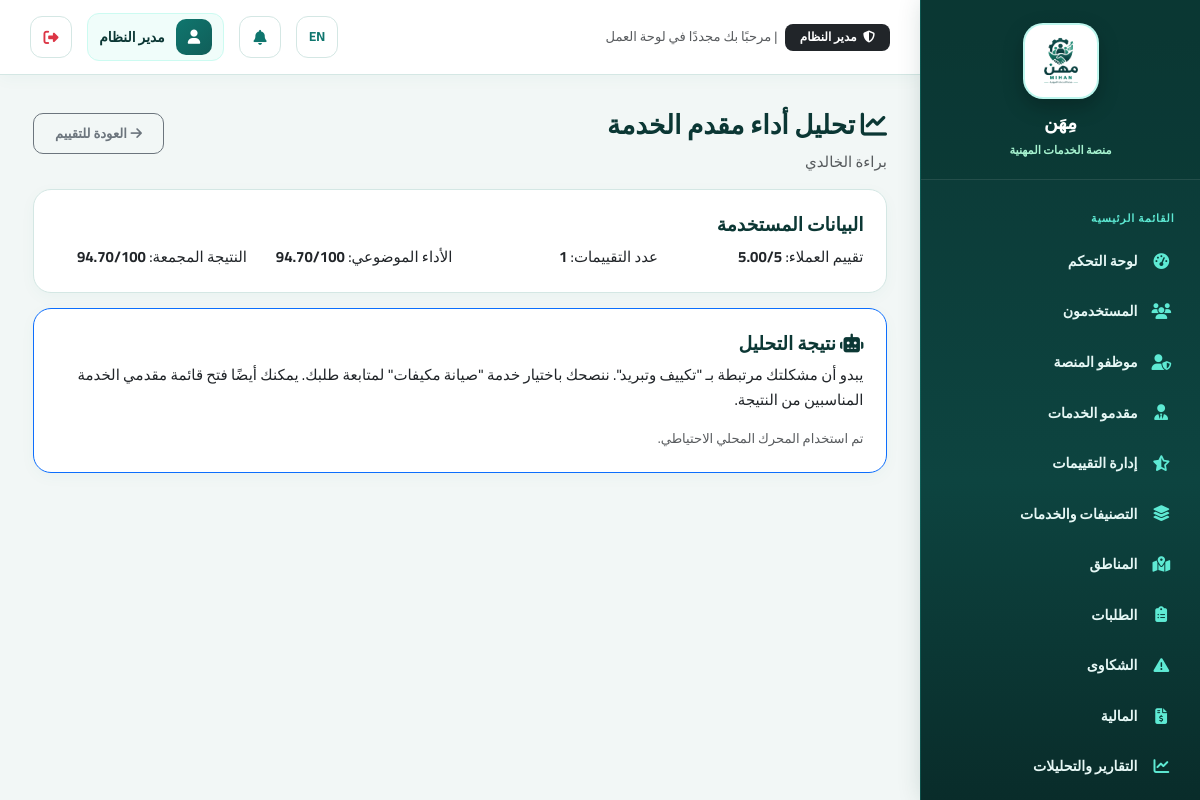
Screenshot of /admin/ai/provider/1 (signed in) with the database file from the repository.
### tables this page shows
CREATE TABLE `users` (
  `id` int(11) NOT NULL,
  `name` varchar(150) NOT NULL,
  `email` varchar(150) NOT NULL,
  `phone` varchar(20) DEFAULT NULL,
  `password_hash` varchar(255) NOT NULL,
  `role` enum('customer','provider','employee','admin') NOT NULL DEFAULT 'customer',
  `profile_photo` varchar(255) DEFAULT NULL,
  `is_active` tinyint(1) NOT NULL DEFAULT 1,
  `is_verified_email` tinyint(1) NOT NULL DEFAULT 0,
  `created_at` datetime DEFAULT current_timestamp(),
  `updated_at` datetime DEFAULT current_timestamp() ON UPDATE current_timestamp()
);

CREATE TABLE `provider_profiles` (
  `id` int(11) NOT NULL,
  `user_id` int(11) NOT NULL,
  `category_id` int(11) DEFAULT NULL,
  `profession` varchar(150) DEFAULT NULL,
  `specialization` varchar(150) DEFAULT NULL,
  `bio` text DEFAULT NULL,
  `experience_years` int(11) DEFAULT 0,
  `is_verified` tinyint(1) NOT NULL DEFAULT 0,
  `is_available` tinyint(1) NOT NULL DEFAULT 1,
  `avg_rating` decimal(3,2) NOT NULL DEFAULT 0.00,
  `rating_count` int(11) NOT NULL DEFAULT 0,
  `completed_jobs` int(11) NOT NULL DEFAULT 0,
  `response_rate` decimal(5,2) NOT NULL DEFAULT 100.00,
  `created_at` datetime DEFAULT current_timestamp()
);

### app/core/Controller.php (called while the page is built, shortened)
<?php
abstract class Controller
{
    protected function view(string $view, array $data = [], string $layout = 'main')
    {
        extract($data);
        $viewFile = __DIR__ . "/../views/{$view}.php";
        require $viewFile;
        $layoutFile = __DIR__ . "/../views/layouts/{$layout}.php";
        require $layoutFile;
    }
}

### app/controllers/AdminAIController.php (called while the page is built, shortened)
<?php
require_once __DIR__ . '/../core/Controller.php';
class AdminAIController extends Controller
{
    public function providerAnalysis($id)
    {
        $db=Database::getInstance(); $stmt=$db->prepare("SELECT pp.*,u.name,u.email,u.phone FROM provider_profiles pp JOIN users u ON u.id=pp.user_id WHERE pp.id=:id LIMIT 1"); $stmt->execute(['id'=>(int)$id]); $provider=$stmt->fetch(PDO::FETCH_ASSOC);
        $stats=$db->prepare("SELECT COUNT(*) review_count, COALESCE(AVG(rating),0) customer_avg FROM reviews WHERE provider_id=:p");$stats->execute(['p'=>(int)$id]);$stats=$stats->fetch(PDO::FETCH_ASSOC);
        $latest=(new ProviderEvaluation())->latest((int)$id); $ev=(new ProviderEvaluation())->objectiveScore($provider); $combined=(new ProviderEvaluation())->combinedScore($provider,$latest);
        $data=['provider'=>$provider,'customer_reviews'=>$stats,'latest_platform_evaluation'=>$latest,'objective_platform_score'=>$ev,'combined_score'=>$combined];
        $system='أنت محلل أداء لمقدم خدمات في منصة مِهَن. حلل البيانات المعطاة فقط. قارن بين تقييم العملاء والتقييم الإداري ومؤشرات الأداء. اذكر نقاط القوة والمخاطر وإجراءات تحسين عملية، ولا تخترع أي أرقام.';
        $res=AIServiceFactory::chat([['role'=>'system','content'=>$system],['role'=>'user','content'=>'حلل مقدم الخدمة التالي:\n'.json_encode($data,JSON_UNESCAPED_UNICODE)]],['temperature'=>0.2,'max_tokens'=>800]);
        $this->view('admin/ai/provider_analysis',['title'=>'تحليل أداء مقدم الخدمة','provider'=>$provider,'data'=>$data,'answer'=>$res['text'],'meta'=>$res],'dashboard');
    }
}

### app/core/App.php (called while the page is built, shortened)
<?php
class App
{
    public static function run(): void
    {
        try {
            $timezone = function_exists('setting') ? (string)setting('timezone', 'Asia/Aden') : 'Asia/Aden';
            $adminSession = (class_exists('Auth') && Auth::check() && Auth::role() === 'admin');
            $router = require __DIR__ . '/../../routes/web.php';
            $router->dispatch($_SERVER['REQUEST_METHOD'], $_SERVER['REQUEST_URI']);
        } catch (Throwable $e) {
            self::handleException($e);
        }
    }
}

### index.php (called while the page is built, shortened)
<?php
require_once __DIR__ . '/config/config.php';
require_once __DIR__ . '/app/core/Database.php';
require_once __DIR__ . '/app/core/Session.php';
require_once __DIR__ . '/app/core/Model.php';
require_once __DIR__ . '/app/core/Controller.php';
require_once __DIR__ . '/app/core/Auth.php';
require_once __DIR__ . '/app/core/Router.php';
require_once __DIR__ . '/app/core/App.php';
require_once __DIR__ . '/app/helpers/helpers.php';
App::run();

### app/helpers/helpers.php (called while the page is built, shortened)
<?php
function currentLang(): string
{
    $default = function_exists('setting') ? (string)setting('default_language', 'ar') : 'ar';
    return Session::get('lang', $default);
}
function __(string $key): string
{
    static $translations = null;
    if ($translations === null) {
        $lang = currentLang();
        $file = __DIR__ . "/../../lang/{$lang}.php";
        $translations = file_exists($file) ? require $file : [];
    }
    return $translations[$key] ?? $key;
}
function langUrl(string $lang): string
{
    $path = parse_url($_SERVER['REQUEST_URI'] ?? '/', PHP_URL_PATH) ?: '/';
    $query = $_GET;
    $query['lang'] = $lang;
    return $path . '?' . http_build_query($query);
}
function e(?string $value): string
{
    return htmlspecialchars($value ?? '', ENT_QUOTES, 'UTF-8');
}
function url(string $path = ''): string
{
    return BASE_PATH . '/' . ltrim($path, '/');
}
function setting(string $key, $default = null)
{
    static $cache = null;
    if ($cache === null) {
        $cache = [];
        try {
            require_once __DIR__ . '/../models/SystemSetting.php';
            $cache = (new SystemSetting())->allKeyed();
        } catch (Throwable $e) {
            $cache = [];
        }
    }
    return array_key_exists($key, $cache) ? $cache[$key] : $default;
}
function renderBackButton(?string $url = null, ?string $text = null, ?string $icon = null, ?string $class = null): void
{
    include __DIR__ . '/../views/partials/back_button.php';
}

### app/core/Session.php (called while the page is built, shortened)
<?php
class Session
{
    public static function get(string $key, $default = null) { return $_SESSION[$key] ?? $default; }
    public static function has(string $key): bool { return isset($_SESSION[$key]); }
}

### app/core/Auth.php (called while the page is built, shortened)
<?php
class Auth
{
    private static ?array $userCache = null;
    public static function check(): bool
    {
        $u = self::user();
        return ($u !== null && (int)($u['is_active'] ?? 0) === 1);
    }
    public static function role(): ?string
    {
        $u = self::user();
        return $u ? ($u['role'] ?? null) : null;
    }
    public static function name(): ?string
    {
        $u = self::user();
        return $u ? ($u['name'] ?? null) : null;
    }
    public static function user(): ?array
    {
        if (self::$userCache === null) {
            $user = (new User())->find(Session::get('user_id'));
            self::$userCache = $user;
        }
        return self::$userCache;
    }
}

### app/core/Model.php (called while the page is built, shortened)
<?php
abstract class Model
{
    protected PDO $db;
    protected string $table = '';
    protected string $primaryKey = 'id';
    public function __construct()
    {
        $this->db = Database::getInstance();
    }
    public function find($id)
    {
        $stmt = $this->db->prepare("SELECT * FROM {$this->table} WHERE {$this->primaryKey} = :id LIMIT 1");
        $stmt->execute(['id' => $id]);
        return $stmt->fetch() ?: null;
    }
    public function all(?string $orderBy = null): array
    {
        $sql = "SELECT * FROM {$this->table}";
        if ($orderBy) $sql .= " ORDER BY $orderBy";
        return $this->db->query($sql)->fetchAll();
    }
    public function query(string $sql, array $params = []): array
    {
        $stmt = $this->db->prepare($sql);
        $stmt->execute($params);
        return $stmt->fetchAll();
    }
}

### app/core/Database.php (called while the page is built, shortened)
<?php
class Database
{
    private static ?PDO $instance = null;
    public static function getInstance(): PDO
    {
        if (self::$instance === null) {
            $cfg = require __DIR__ . '/../../config/database.php';
            $port = !empty($cfg['port']) ? ";port={$cfg['port']}" : '';
            $dsn = "mysql:host={$cfg['host']}{$port};dbname={$cfg['dbname']};charset={$cfg['charset']}";
            try {
                self::$instance = new PDO($dsn, $cfg['user'], $cfg['pass'], [
                    PDO::ATTR_ERRMODE            => PDO::ERRMODE_EXCEPTION,
                    PDO::ATTR_DEFAULT_FETCH_MODE => PDO::FETCH_ASSOC,
                    PDO::ATTR_EMULATE_PREPARES   => false,
                ]);
            } catch (PDOException $e) {
                error_log('DB Connection Error: ' . $e->getMessage());
                throw new RuntimeException('Database connection failed: ' . $e->getMessage(), (int)$e->getCode(), $e);
            }
        }
        return self::$instance;
    }
}

### config/database.php (called while the page is built)
<?php
return [
    'host'    => DB_HOST,
    'port'    => DB_PORT,
    'dbname'  => DB_NAME,
    'user'    => DB_USER,
    'pass'    => DB_PASS,
    'charset' => DB_CHARSET,
];

### app/models/SystemSetting.php (called while the page is built, shortened)
<?php
require_once __DIR__ . '/../core/Model.php';
class SystemSetting extends Model
{
    public function allKeyed(): array
    {
        $rows = $this->all('`key` ASC');
        $out = [];
        foreach ($rows as $row) $out[$row['key']] = $row['value'];
        return $out;
    }
}

### lang/ar.php (called while the page is built)
<?php
return [
    'app_name' => 'مِهَن',
    'home' => 'الرئيسية',
    'services' => 'الخدمات',
    'providers' => 'مقدمو الخدمات',
    'login' => 'تسجيل الدخول',
    'register' => 'إنشاء حساب',
    'logout' => 'تسجيل الخروج',
    'dashboard' => 'لوحة التحكم',
    'name' => 'الاسم',
    'email' => 'البريد الإلكتروني',
    'password' => 'كلمة المرور',
    'confirm_password' => 'تأكيد كلمة المرور',
    'phone' => 'رقم الهاتف',
    'submit' => 'إرسال',
    'search' => 'بحث',
    'category' => 'التصنيف',
    'location' => 'المنطقة',
    'rating' => 'التقييم',
    'my_requests' => 'طلباتي',
    'new_request' => 'طلب جديد',
    'status' => 'الحالة',
    'notifications' => 'الإشعارات',
    'complaints' => 'الشكاوى',
    'profile' => 'الملف الشخصي',
    'verified' => 'موثّق',
    'welcome' => 'مرحبًا',
    'view_profile' => 'عرض الملف',
    'request_service' => 'طلب الخدمة',
    'reviews' => 'التقييمات',
    'price' => 'السعر',
    'experience_years' => 'سنوات الخبرة',
    'available' => 'متاح',
    'unavailable' => 'غير متاح',
    'admin_panel' => 'لوحة الإدارة',
    'total_users' => 'إجمالي المستخدمين',
    'customers' => 'العملاء',
    'total_requests' => 'إجمالي الطلبات',
    'revenue' => 'الإيرادات',
    'profession' => 'المهنة',
    'completed' => 'مكتمل',
    'not_verified' => 'غير موثّق',
    'unverify' => 'إلغاء التوثيق',
    'verify' => 'توثيق',
    'view' => 'عرض',
    'platform_evaluation' => 'تقييم المنصة',
    'ai_analysis' => 'تحليل AI',
    'users' => 'المستخدمون',
    'categories_services' => 'التصنيفات والخدمات',
    'locations' => 'المناطق',
    'requests' => 'الطلبات',
    'finance' => 'المالية',
    'reports_analytics' => 'التقارير والتحليلات',
    'ai' => 'الذكاء الاصطناعي',
    'settings' => 'الإعدادات',
    'incoming_requests' => 'الطلبات الواردة',
    'professional_profile' => 'الملف المهني',
    'smart_assistant' => 'مساعد مِهَن الذكي',
    'professional_services_platform' => 'منصة الخدمات المهنية',
    'main_menu' => 'القائمة الرئيسية',
    'review_management' => 'إدارة التقييمات',
];

### app/views/admin/ai/provider_analysis.php (the view, shortened to what this page needs)
<div class="d-flex justify-content-between align-items-center mb-3"><div><h3><i class="fa-solid fa-chart-line"></i> تحليل أداء مقدم الخدمة</h3><p class="text-muted mb-0"><?= e($provider['name']) ?></p></div></div>
<div class="card p-4 mb-3"><h5>البيانات المستخدمة</h5><div class="row g-3"><div class="col-md-3">تقييم العملاء: <strong><?= number_format((float)$data['customer_reviews']['customer_avg'],2) ?>/5</strong></div><div class="col-md-3">عدد التقييمات: <strong><?= (int)$data['customer_reviews']['review_count'] ?></strong></div><div class="col-md-3">الأداء الموضوعي: <strong><?= number_format($data['objective_platform_score'],2) ?>/100</strong></div><div class="col-md-3">النتيجة المجمعة: <strong><?= number_format($data['combined_score'],2) ?>/100</strong></div></div></div>
<div class="card p-4 border-primary"><h5><i class="fa-solid fa-robot"></i> نتيجة التحليل</h5><div style="white-space:pre-line"><?= e($answer) ?></div><?php if(!empty($meta['fallback'])):?><div class="small text-muted mt-3">تم استخدام المحرك المحلي الاحتياطي.</div><?php endif;?></div>

### app/core/Router.php (shortened to what this page needs)
<?php
class Router
{
    private array $routes = [];
    private function add(string $method, string $path, string $handler): void
    {
        $this->routes[] = compact('method', 'path', 'handler');
    }
    public function dispatch(string $method, string $uri): void
    {
        $uri = strtok($uri, '?');
        $base = BASE_PATH;
        if ($base !== '' && strpos($uri, $base) === 0) {
            $uri = substr($uri, strlen($base));
        }
        $uri = rtrim($uri, '/');
        foreach ($this->routes as $route) {
            if ($route['method'] !== $method) continue;
            $pattern = preg_replace('#\{[a-zA-Z_]+\}#', '([^/]+)', $route['path']);
            $pattern = '#^' . $pattern . '$#u';
            if (preg_match($pattern, $uri, $matches)) {
                array_shift($matches);
                [$controllerName, $methodName] = explode('@', $route['handler']);
                $controller = new $controllerName();
                call_user_func_array([$controller, $methodName], $matches);
                return;
            }
        }
    }
}

### app/views/partials/topbar.php (shortened to what this page needs)
<?php
$userRole = Auth::role();
$roleBadge = [
    'admin' => ['label' => 'مدير النظام', 'color' => 'bg-dark text-white'],
    'employee' => ['label' => 'موظف المنصة', 'color' => 'bg-primary text-white'],
    'provider' => ['label' => 'مقدم خدمة', 'color' => 'bg-info text-dark'],
    'customer' => ['label' => 'عميل مستفيد', 'color' => 'bg-success text-white'],
][$userRole] ?? ['label' => $userRole, 'color' => 'bg-secondary text-white'];
?>
<header class="dash-topbar">
  <div class="d-none d-md-flex align-items-center gap-2">
    <span class="badge <?= $roleBadge['color'] ?> px-3 py-2 fw-bold" style="font-size: 0.8rem; border-radius: 8px;">
      <i class="fa-solid fa-shield-halved me-1"></i> <?= $roleBadge['label'] ?>
    </span>
    <span class="text-muted small">| مرحبًا بك مجددًا في لوحة العمل</span>
  </div>
  <div class="ms-auto d-flex align-items-center gap-2 gap-md-3">
    <a href="<?= e(langUrl(currentLang() === 'ar' ? 'en' : 'ar')) ?>" class="icon-btn" title="تبديل اللغة">
      <span class="fw-bold small"><?= currentLang() === 'ar' ? 'EN' : 'ع' ?></span>
    </a>
    <a href="<?= url(Auth::role() . '/notifications') ?>" class="icon-btn position-relative" title="الإشعارات والتنبيهات">
      <i class="fa-solid fa-bell"></i>
    </a>
    <div class="dash-user">
      <span class="dash-user-avatar">
        <i class="fa-solid fa-user"></i>
      </span>
      <span class="dash-user-name fw-bold"><?= e(Auth::name()) ?></span>
    </div>
    <form method="POST" action="<?= url('/logout') ?>" class="d-inline">
      <button type="submit" class="icon-btn text-danger" title="<?= e(__('logout')) ?>">
        <i class="fa-solid fa-right-from-bracket"></i>
      </button>
    </form>
  </div>
</header>

### rows the page displays
users: role "مدير النظام", name "مدير النظام"
provider_profiles: user.name "براءة الخالدي"

### other values shown
$link[1] "لوحة التحكم"
$link[1] "المستخدمون"
$link[1] "موظفو المنصة"
$link[1] "مقدمو الخدمات"
$link[1] "إدارة التقييمات"
$link[1] "التصنيفات والخدمات"
$link[1] "المناطق"
$link[1] "الطلبات"
$link[1] "الشكاوى"
$link[1] "المالية"
$link[1] "التقارير والتحليلات"
$data['customer_reviews']['customer_avg'] "5.00"
$data['customer_reviews']['review_count'] "1"
